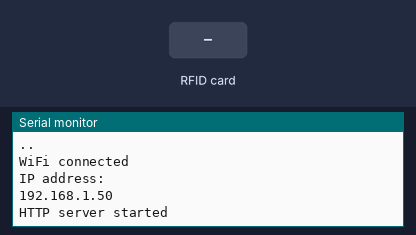
Simulated run of this sketch. Board: ESP8266 (NodeMCU). Parts: the last lines printed to the serial monitor. The test bench sets the inputs (shaded band). WiFi joins after 1.5 s; servers stay silent unless stated; random numbers use the default seed unless the sketch sets one.

Above: at 3.2 s.
3.3 s: RFID card 11 22 33 22 held to the reader
At 3.7 s:
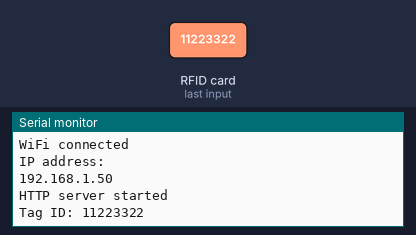
4.8 s: RFID card 45 2F C0 28 held to the reader
At 5.5 s:
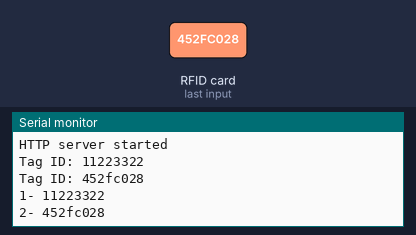
6.3 s: RFID card CA 4D 1F 40 held to the reader
At 7.5 s:
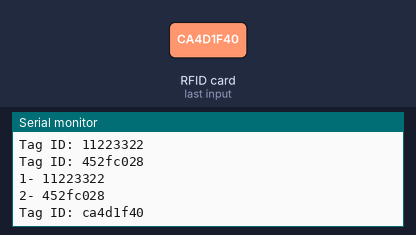
7.8 s: RFID card 5E 7A 19 C4 held to the reader
At 8.3 s:
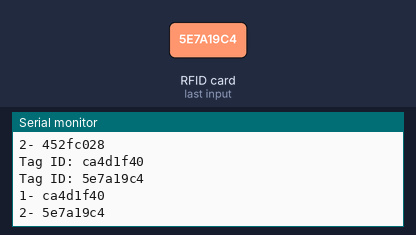

Measured:
- after the input at 3.3 s, the serial monitor: prints a new line at once (image 1)
- after the input at 4.8 s, the serial monitor: prints a new line at once (image 2)
- after the input at 6.3 s, the serial monitor: prints a new line at once (image 3)
- after the input at 7.8 s, the serial monitor: prints a new line at once (image 4)

The sketch:

RFID_Reader_with_Web_Interface.ino
```cpp
#include <ESP8266WiFi.h>
#include <WiFiClient.h>
#include <ESP8266WebServer.h>
#include <MFRC522.h>

// Define constants for pins
const int SS_PIN = D4;
const int RST_PIN = D3;

MFRC522 rfid(SS_PIN, RST_PIN);
ESP8266WebServer server(80);
String firstTagID = "";
String secondTagID = "";
String tagID = "";

byte tagCount = 0;
String message1 = "";
String message2 = "";
 static int lastRandNum = 0;

// Wifi info
const char* ssid = "Xiao";
const char* password = "11223322";

int chosenNumbers[10] = {0}; // Array to keep track of the numbers that have already been chosen
int numChosen = 0; // Number of numbers that have already been chosen

void handleRoot() {
  // Generate HTML code as a string
  String html = "<!DOCTYPE html> <html>\n";
  html += "<head><meta name=\"viewport\" content=\"width=device-width, initial-scale=1.0, user-scalable=no\">\n";
  html += "<title>RFID Reader</title>\n";
  html += "<meta http-equiv=\"refresh\" content=\"2\">\n"; // refresh the page every 2 seconds
  html += "<style>html {font-family: Helvetica; display: inline-block; margin: 0px auto; text-align: center;}\n";
  html += "body{margin-top: 50px;} h1 {color: #a020f0;margin: 50px auto 30px;}h3 {color: #a020f0;margin-bottom: 50px;}\n";
  html += ".button {display: block;width: 80px;background-color: #1abc9c;border: none;color: white;padding:13px 30px;text-decoration: none;font-size: 25px;margin: 0px auto 35px;cursor: pointer;border-radius: 4px;}\n";
  html += ".button-on {background-color: #3498db;}\n";
  html += ".button-on:active {background-color: #FF0000;}\n";
  html += ".button-off {background-color: #FF0000;}\n";
  html += ".button-off:active {background-color: #FF0000;}\n";
  html += "p {font-size: 14px;color: #888;margin-bottom: 10px;}\n";
  html += "</style>\n";
  html += "</head><body>\n";
  html += "<h1>RFID Reader</h1>\n";
  html += "<h3>Tag ID:</h3>\n";

  // Add random number to the messages
  static int lastRandNum1 = 0;
  static int lastRandNum2 = 0;
  String message1 = "";
  if (firstTagID == "452fc028") {
    if (lastRandNum1 == 0) {
      lastRandNum1 = random(1000, 9999);
    }
    message1 = "1 - Medicine Package Was Scanned - " + String(lastRandNum1);
  }
  String message2 = "";
  if (secondTagID == "ca4d1f40") {
    if (lastRandNum2 == 0) {
      lastRandNum2 = random(1000, 9999);
    }
    message2 = "2 - Tools Package Was Scanned - " + String(lastRandNum2);
  }

  html += "<p>";
  html += message1 + "<br/>";
  html += message2;
  html += "</p>\n";
  html += "</body>\n";
  html += "</html>\n";
  server.send(200, "text/html", html);

  // Update lastRandNum if firstTagID is scanned again
  if (firstTagID == "452fc028" && message1 != "") {
    lastRandNum1 = lastRandNum1;
  }
  // Update lastRandNum if secondTagID is scanned again
  if (secondTagID == "ca4d1f40" && message2 != "") {
    lastRandNum2 = lastRandNum2;
  }
}

void handleNotFound() {
  String message = "Page not found\n";
  server.send(404, "text/plain", message);
}

void setup() {
  Serial.begin(9600);
  SPI.begin();
  rfid.PCD_Init();

  delay(10);

  Serial.println();
  Serial.println();
  Serial.print("Connecting to ");
  Serial.println(ssid);

  WiFi.begin(ssid, password);

  // Wait for WiFi connection
  while (WiFi.status() != WL_CONNECTED) {
    delay(1000);
    Serial.print(".");
  }

  Serial.println("");
  Serial.println("WiFi connected");
  Serial.println("IP address: ");
  Serial.println(WiFi.localIP());

  server.on("/", handleRoot);
  server.onNotFound(handleNotFound);

  server.begin();
  Serial.println("HTTP server started");
}

void loop() {
server.handleClient();

  // Check if a new RFID tag is present
  if (!rfid.PICC_IsNewCardPresent()) {
    return;
  }

  // Read the ID of the RFID tag
  if (!rfid.PICC_ReadCardSerial()) {
    return;
  }

  // Convert the ID to a string
  tagID = "";
  for (byte i = 0; i < rfid.uid.size; i++) {
    tagID += String(rfid.uid.uidByte[i] < 0x10 ?"0" : "") + String(rfid.uid.uidByte[i], HEX);
  }

  Serial.println("Tag ID: " + tagID);

  // Store the tag ID in the appropriate variable
  if (tagCount == 0) {
    firstTagID = tagID;
  } else if (tagCount == 1) {
    secondTagID = tagID;
  }
  tagCount++;

  // If both tag IDs have been read, print them to the serial monitor
  if (tagCount == 2) {
    Serial.println("1- " + firstTagID);
    Serial.println("2- " + secondTagID);
    tagCount = 0;
  }

  // Generate HTML code as a string and send it to the client
  handleRoot();

  // Halt the PICC and stop encryption on the PCD to prepare for the next reading
  rfid.PICC_HaltA();
  rfid.PCD_StopCrypto1();
}

int generateRandomNumber() {
  int randomNumber = 0;
  do {
    randomNumber = random(1, 11);
  } while (isNumberChosen(randomNumber));
  chosenNumbers[numChosen] = randomNumber;
  numChosen++;
  return randomNumber;
}

bool isNumberChosen(int number) {
  for (int i = 0; i < numChosen; i++) {
    if (chosenNumbers[i] == number) {
      return true;
    }
  }
  return false;
}
```
